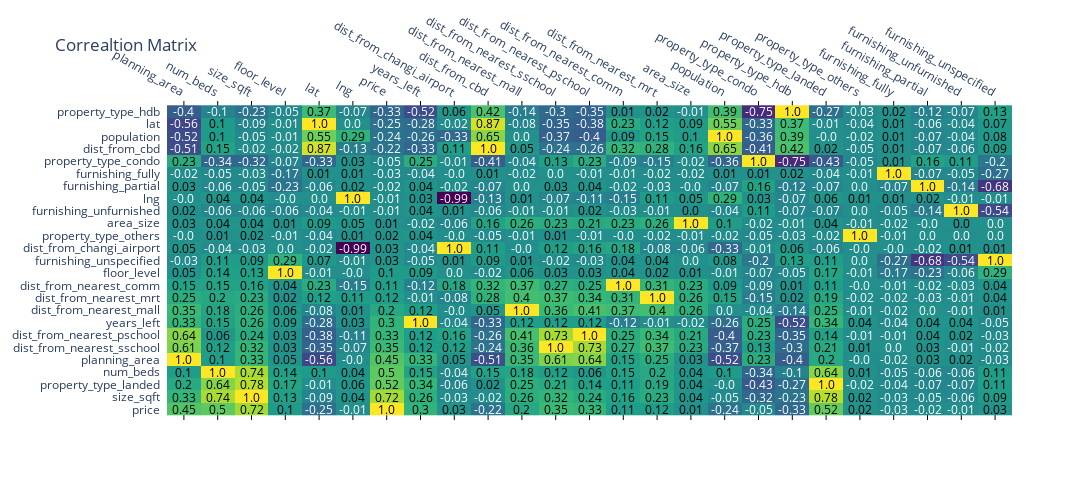

Notebook code for this chart:
### Code cell
x = list(corrMatrix.columns)
y = list(corrMatrix.index)
z = np.array(corrMatrix)

fig = ff.create_annotated_heatmap(
    z,
    x = x,
    y = y ,
    annotation_text = np.around(z, decimals=2),
    hoverinfo='z',
    colorscale='Viridis'
    )
fig.update_layout(title_text="Correaltion Matrix",template='plotly_white',\
                  width=1200, height=500)
fig.show()

fig.write_html("F:\Projects\learning\CS5228\Regression\corr.html")
fig.write_image('corr.png')
